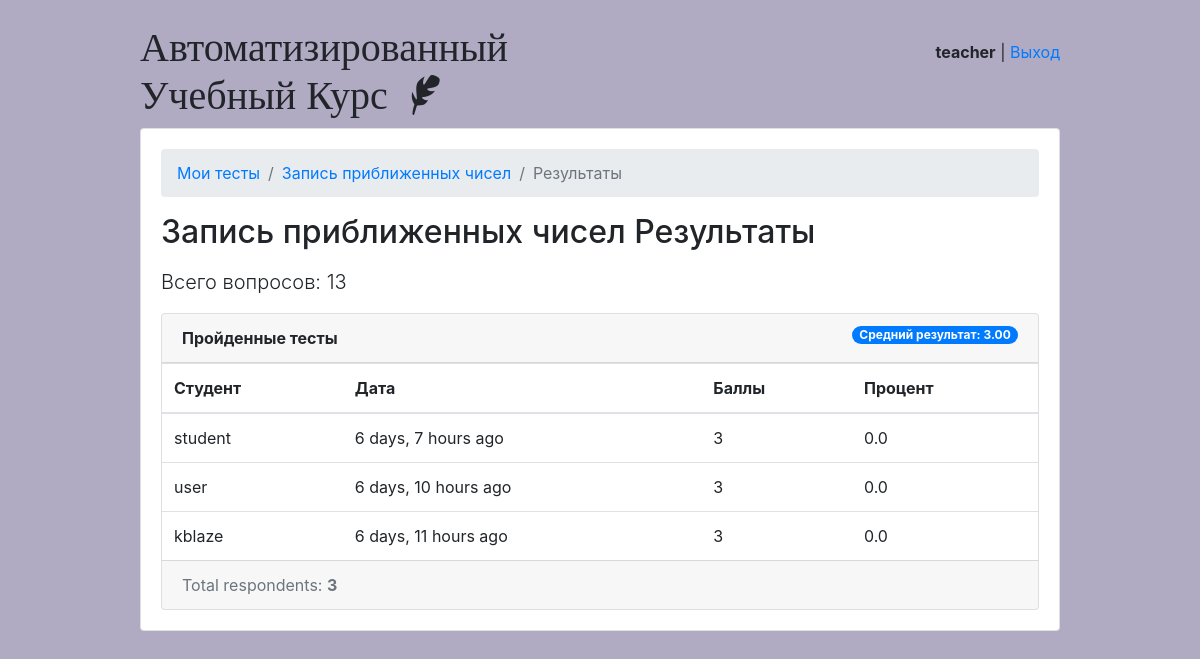
/teachers/quiz/40/results/ (signed in), run on an earlier commit of the app's database.
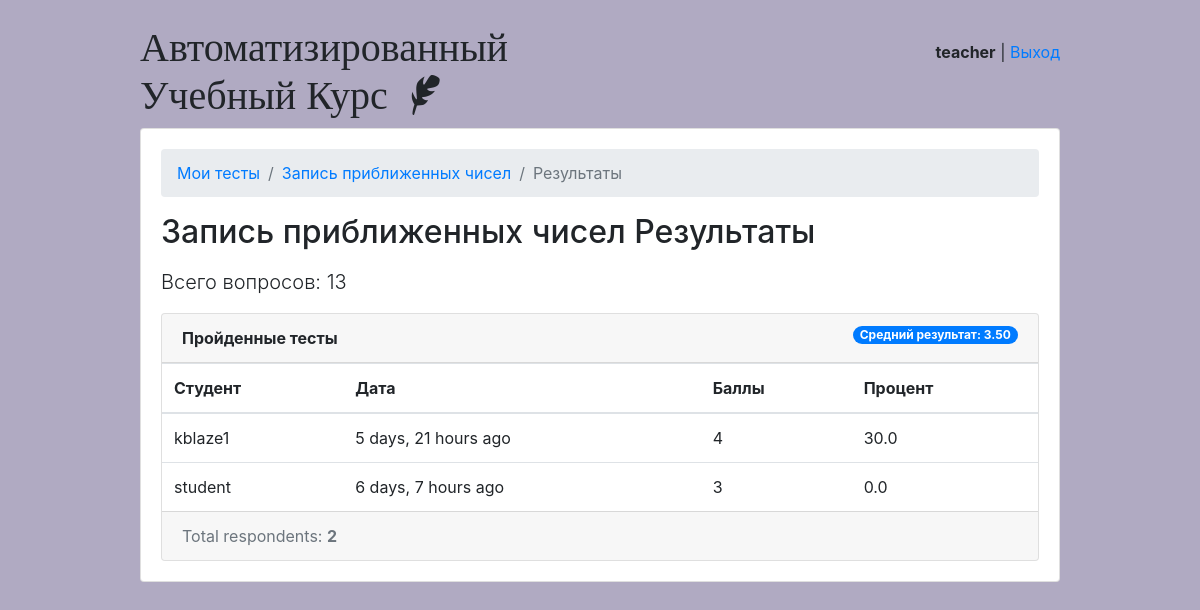
And on a later commit of the database.
### classroom/models.py (models this page shows, shortened)
class User(AbstractUser):
    is_student = models.BooleanField(default=False)
    is_teacher = models.BooleanField(default=False)

class Quiz(models.Model):
    owner = models.ForeignKey(User, on_delete=models.CASCADE, related_name='quizzes')
    name = models.CharField(max_length=255)
    subject = models.ForeignKey(Subject, on_delete=models.CASCADE, related_name='quizzes')

class TakenQuiz(models.Model):
    student = models.ForeignKey(Student, on_delete=models.CASCADE, related_name='taken_quizzes')
    quiz = models.ForeignKey(Quiz, on_delete=models.CASCADE, related_name='taken_quizzes')
    score = models.IntegerField()
    score1 = models.FloatField()
    score2 = models.FloatField()
    score3 = models.FloatField()
    percentage = models.FloatField()
    date = models.DateTimeField(auto_now_add=True)

class Student(models.Model):
    user = models.OneToOneField(User, on_delete=models.CASCADE, primary_key=True)
    quizzes = models.ManyToManyField(Quiz, through='TakenQuiz')
    interests = models.ManyToManyField(Subject, related_name='interested_students')
    email = models.CharField(default="", max_length=30)
    first_name = models.CharField(default="", max_length=30)
    last_name = models.CharField(default="", max_length=30)
    group = models.CharField(default="", max_length=10)
    score = models.FloatField(default=0)
    score1 = models.FloatField(default=0)
    score2 = models.FloatField(default=0)
    score3 = models.FloatField(default=0)
    predict = models.FloatField(default=0)

### classroom/views/teachers.py (the view)
# urls.py: path('quiz/<int:pk>/results/', teachers.QuizResultsView.as_view(), name='quiz_results'),
@method_decorator([login_required, teacher_required], name='dispatch')
class QuizResultsView(DetailView):
    model = Quiz
    context_object_name = 'quiz'
    template_name = 'classroom/teachers/quiz_results.html'
    def get_context_data(self, **kwargs):
        quiz = self.get_object()
        taken_quizzes = quiz.taken_quizzes.select_related('student__user').order_by('-date')
        total_taken_quizzes = taken_quizzes.count()
        quiz_score = quiz.taken_quizzes.aggregate(average_score=Avg('score'))
        extra_context = {
            'taken_quizzes': taken_quizzes,
            'total_taken_quizzes': total_taken_quizzes,
            'quiz_score': quiz_score,
            'total_questions':quiz.questions.count()
        }
        kwargs.update(extra_context)
        return super().get_context_data(**kwargs)
    def get_queryset(self):
        return self.request.user.quizzes.all()

### classroom/templates/classroom/teachers/quiz_results.html
{% extends 'base.html' %}
{% load crispy_forms_tags humanize %}
{% block content %}
  <nav aria-label="breadcrumb">
    <ol class="breadcrumb">
      <li class="breadcrumb-item"><a href="{% url 'teachers:quiz_change_list' %}">Мои тесты</a></li>
      <li class="breadcrumb-item"><a href="{% url 'teachers:quiz_change' quiz.pk %}">{{ quiz.name }}</a></li>
      <li class="breadcrumb-item active" aria-current="page">Результаты</li>
    </ol>
  </nav>
  <h2 class="mb-3">{{ quiz.name }} Результаты</h2>
  <p class="lead">Всего вопросов: {{total_questions}}</p>
  <div class="card">
    <div class="card-header">
      <strong>Пройденные тесты</strong>
      <span class="badge badge-pill badge-primary float-right">Средний результат: {{ quiz_score.average_score|default_if_none:0.0|floatformat:2 }}</span>
    </div>
    <table class="table mb-0">
      <thead>
        <tr>
          <th>Студент</th>
          <th>Дата</th>
          <th>Баллы</th>
          <th>Процент</th>
        </tr>
      </thead>
      <tbody>
        {% for taken_quiz in taken_quizzes %}
          <tr>
            <td>{{ taken_quiz.student.user.username }}</td>
            <td>{{ taken_quiz.date|naturaltime }}</td>
            <td>{{ taken_quiz.score }}</td>
            <td>{{ taken_quiz.percentage }}</td>
          </tr>
        {% endfor %}
      </tbody>
    </table>
    <div class="card-footer text-muted">
      Total respondents: <strong>{{ total_taken_quizzes }}</strong>
    </div>
  </div>
{% endblock %}

### templates/base.html (shortened to what this page needs)
{% load static %}
<!doctype html>
<html lang="en">
  <head>
    <link rel="stylesheet" href="{% static 'css/bootstrap.min.css' %}">
    <link rel="stylesheet" type="text/css" href="{% static 'vendor/fontello-2f186091/css/fontello.css' %}">
    <link rel="stylesheet" type="text/css" href="{% static 'css/app.css' %}">
    {% if user.is_authenticated and user.is_teacher %}
      <link rel="stylesheet" type="text/css" href="{% static 'css/teachers.css' %}">
    {% else %}
      <link rel="stylesheet" type="text/css" href="{% static 'css/students.css' %}">
    {% endif %}
  </head>
  <body>
    <div class="container my-4">
      <div class="row justify-content-center">
        <div class="col-md-10 col-sm-12">
          <div class="row">
            <div class="col-6">
              <h1 class="logo">
                <a href="{% url 'home' %}">
                  Автоматизированный Учебный Курс
                  {% if user.is_authenticated %}
                    {% if user.is_teacher %}
                      <span class="icon-feather" data-toggle="tooltip" data-placement="right" title="Профиль учителя"></span>
                    {% else %}
                      <span class="icon-graduation-cap" data-toggle="tooltip" data-placement="right" title="Профиль студента"></span>
                    {% endif %}
                  {% endif %}
                </a>
              </h1>
            </div>
            <div class="col-6 text-right">
              {% if user.is_authenticated %}
                <p class="pt-3">
                  {% if user.is_student %}
                    <strong><a href="{% url 'students:student_detail' student=user.id %}">{{ user.username }}</a> - {{user.student.score}}</strong>
                  {% else %}
                    <strong>{{ user.username }}</strong>
                  {% endif %}
                    | <a href="{% url 'logout' %}">Выход</a>
                </p>
              {% else %}
                <a href="{% url 'login' %}" class="btn btn-light" role="button">Войти</a>
                <a href="{% url 'signup' %}" class="btn btn-primary" role="button">Регистрация</a>
              {% endif %}
            </div>
          </div>
          <div class="card mb-3">
            <div class="card-body">
              {% block content %}
              {% endblock %}
            </div>
          </div>
        </div>
      </div>
    </div>
  </body>
</html>

### static/css/app.css (style rules this page uses)
.logo { font-family: 'Clicker Script', cursive; }
.logo a { color: #212529; text-decoration: none; }

### static/css/teachers.css (style rules this page uses)
body { background-color: #b0aac2; }

What changed in the data, as far as the page shows it:
removed TakenQuiz: student.user.username "user", date "6 days, 10 hours ago", score "3", percentage "0.0"
removed TakenQuiz: student.user.username "kblaze", date "6 days, 11 hours ago", score "3", percentage "0.0"
added TakenQuiz: student.user.username "kblaze1", date "5 days, 21 hours ago", score "4", percentage "30.0"
Also different on the page:
{{ quiz_score.average_score|default_if_none:0.0|floatformat:2 }}: "3.00" → "3.50"
{{ total_taken_quizzes }}: "3" → "2"
